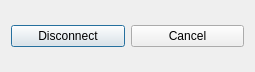
<?xml version="1.0" encoding="UTF-8"?>
<ui version="4.0">
 <class>disconnectdialog</class>
 <widget class="QDialog" name="disconnectdialog">
  <property name="geometry">
   <rect>
    <x>0</x>
    <y>0</y>
    <width>255</width>
    <height>72</height>
   </rect>
  </property>
  <property name="windowTitle">
   <string>DisconnectDialog</string>
  </property>
  <layout class="QGridLayout" name="gridLayout">
   <item row="0" column="0">
    <widget class="QPushButton" name="pushButton">
     <property name="text">
      <string>Disconnect</string>
     </property>
    </widget>
   </item>
   <item row="0" column="1">
    <widget class="QPushButton" name="pushButton_2">
     <property name="text">
      <string>Cancel</string>
     </property>
    </widget>
   </item>
  </layout>
 </widget>
 <resources/>
 <connections>
  <connection>
   <sender>pushButton</sender>
   <signal>clicked()</signal>
   <receiver>disconnectdialog</receiver>
   <slot>accept()</slot>
   <hints>
    <hint type="sourcelabel">
     <x>44</x>
     <y>35</y>
    </hint>
    <hint type="destinationlabel">
     <x>55</x>
     <y>61</y>
    </hint>
   </hints>
  </connection>
  <connection>
   <sender>pushButton_2</sender>
   <signal>clicked()</signal>
   <receiver>disconnectdialog</receiver>
   <slot>reject()</slot>
   <hints>
    <hint type="sourcelabel">
     <x>130</x>
     <y>35</y>
    </hint>
    <hint type="destinationlabel">
     <x>133</x>
     <y>54</y>
    </hint>
   </hints>
  </connection>
 </connections>
</ui>
